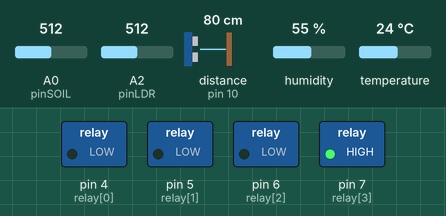
Bench run of a program on a simulated Arduino Uno, built with avr-gcc and run on an emulated ATmega328P. On the bench: switched loads named in the program (green lamp = pin HIGH). The inputs (shaded band) are chosen by the test bench; at power-on: distance to the obstacle (sensor on pin 10) 80 cm, A0 (pinSOIL) = 512, A2 (pinLDR) = 512, humidity 55 %, temperature 24 °C. The echo pulse lasts 58.3 µs per cm.

Above: at 1.8 s.
1.9 s: distance to the obstacle (sensor on pin 10) set to 147 cm
3.4 s: distance to the obstacle (sensor on pin 10) set to 153 cm
At 3.9 s:
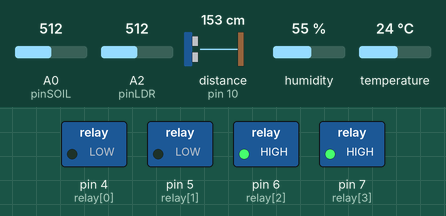
4.9 s: distance to the obstacle (sensor on pin 10) set to 54 cm
6.4 s: distance to the obstacle (sensor on pin 10) set to 45 cm
At 6.7 s:
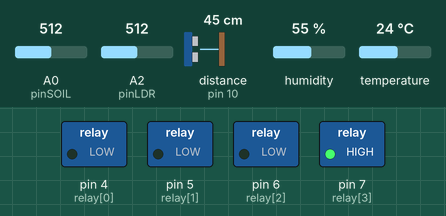
7.9 s: distance to the obstacle (sensor on pin 10) set to 250 cm
At 8.3 s:
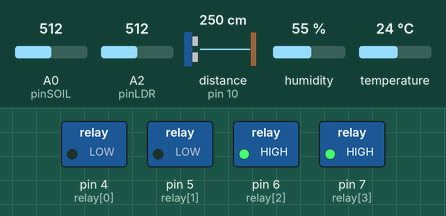
Timing chart, 0 to 10.4 s (numbered marks = the images above; inputs shaded):
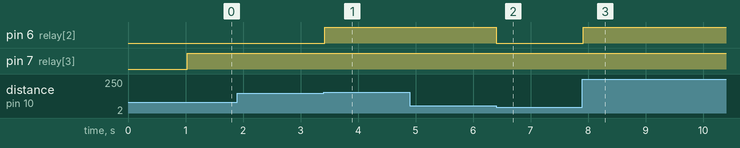

Measured:
- the behaviour switches between 149 and 150 cm on distance to the obstacle (sensor on pin 10) (found by bisection; images 0 and 1)
- the behaviour switches between 50 and 49 cm on distance to the obstacle (sensor on pin 10) (found by bisection; images 1 and 2)
- after the input at 1.9 s, every drawn part: stays the same
- after the input at 3.4 s, pin 6 (relay[2]): LOW → HIGH at once
- after the input at 4.9 s, every drawn part: stays the same
- after the input at 6.4 s, pin 6 (relay[2]): HIGH → LOW at once
- after the input at 7.9 s, pin 6 (relay[2]): LOW → HIGH at once

The program:

main.cpp
```cpp
#include <Arduino.h>

// include library yang dibutuhkan untuk encode json yang akan
// dikirimkan melaluui software serial
#include <ArduinoJson.h>

// include library yang dibutuhkan untuk sensor
#include <Ultrasonic.h>
#include <DHT.h>
#include <Adafruit_Sensor.h>

// pin software serial pada arduino yang disambungkan pada esp
#include <SoftwareSerial.h>
SoftwareSerial espSerial(2,3);

// define pin pin uang dibutuhkan pada arduino
#define pinTRIG   9
#define pinECHO   10
#define pinSOIL   0
#define pinDHT    11
#define pinLDR    2
const int relay[] = {4,5,6,7}; // pin pin yang dibutuhkan untuk keempat relay
const unsigned long interval = 1000; // interval waktu atau pengganti `delay()` pada loop

DHT dht(pinDHT, DHT11);
Ultrasonic hcsr(pinTRIG, pinECHO);

// global varibale untuk data bacaaan sensor
long  val_ldr;
long  val_soil;
int   val_hcsr;
float val_dhthumid;
float val_dhttemp;


void setup() {
  // setup serial
  espSerial.begin(115200);
  // mengubah mode pin relay menjadi output
  for (int i = 0; i < 4; i++){
    pinMode(relay[i], OUTPUT);
  }
  dht.begin();
}

void loop() {
  // menggantikan `delay()` menggunakan millis agar tidak blocking code
  const unsigned long mills = millis();
  unsigned long now = 0;
  if ((unsigned long)(mills - now) > interval){
    // semua perkondisian sensor pada relay
    val_dhthumid = dht.readHumidity(false);
    if ( val_dhthumid >= 80.0){ digitalWrite(relay[0], LOW);
    } else if ( val_dhthumid <= 80.0){
    } else if ( val_dhthumid <= 70.0){ digitalWrite(relay[0], HIGH); }

    val_dhttemp = dht.readTemperature(false, false);
    if ( val_dhttemp <= 28.0){ digitalWrite(relay[1], LOW);
    } else if ( val_dhttemp >= 28.0){
    } else if ( val_dhttemp >= 32.0){ digitalWrite(relay[1], HIGH); }

    val_hcsr = hcsr.read(CM);
    if ( val_hcsr >= 150){ digitalWrite(relay[2], HIGH);
    } else if ( val_hcsr >= 100){
    } else if ( val_hcsr >= 75){
    } else if ( val_hcsr >= 50){
    } else if ( val_hcsr >= 20){ digitalWrite(relay[2], LOW); }

    val_soil = map(analogRead(pinSOIL),0 ,1024, 0, 100);
    if (val_soil >= 50){ digitalWrite(relay[3], HIGH);
    } else if ( val_soil <= 50){
    } else if ( val_soil <= 30){ digitalWrite(relay[3], LOW); }
    val_ldr = map(analogRead(pinLDR), 0, 1024, 0, 100);

    // membuat json dinamic dokumen yang isinya semua value sensor
    // yang sudah di inisialisasikan menjadi json tersebut dan dikirimkan
    // pada software serial dan akan di terima oleh ESP8266
    DynamicJsonDocument docs(1024);
    docs["humid"] = val_dhthumid;
    docs["temp"] = val_dhttemp;
    docs["hcsr"] = val_hcsr;
    docs["soil"] = val_soil;
    docs["ldr"] = val_ldr;

    serializeJson(docs, espSerial);
  }
}
```
